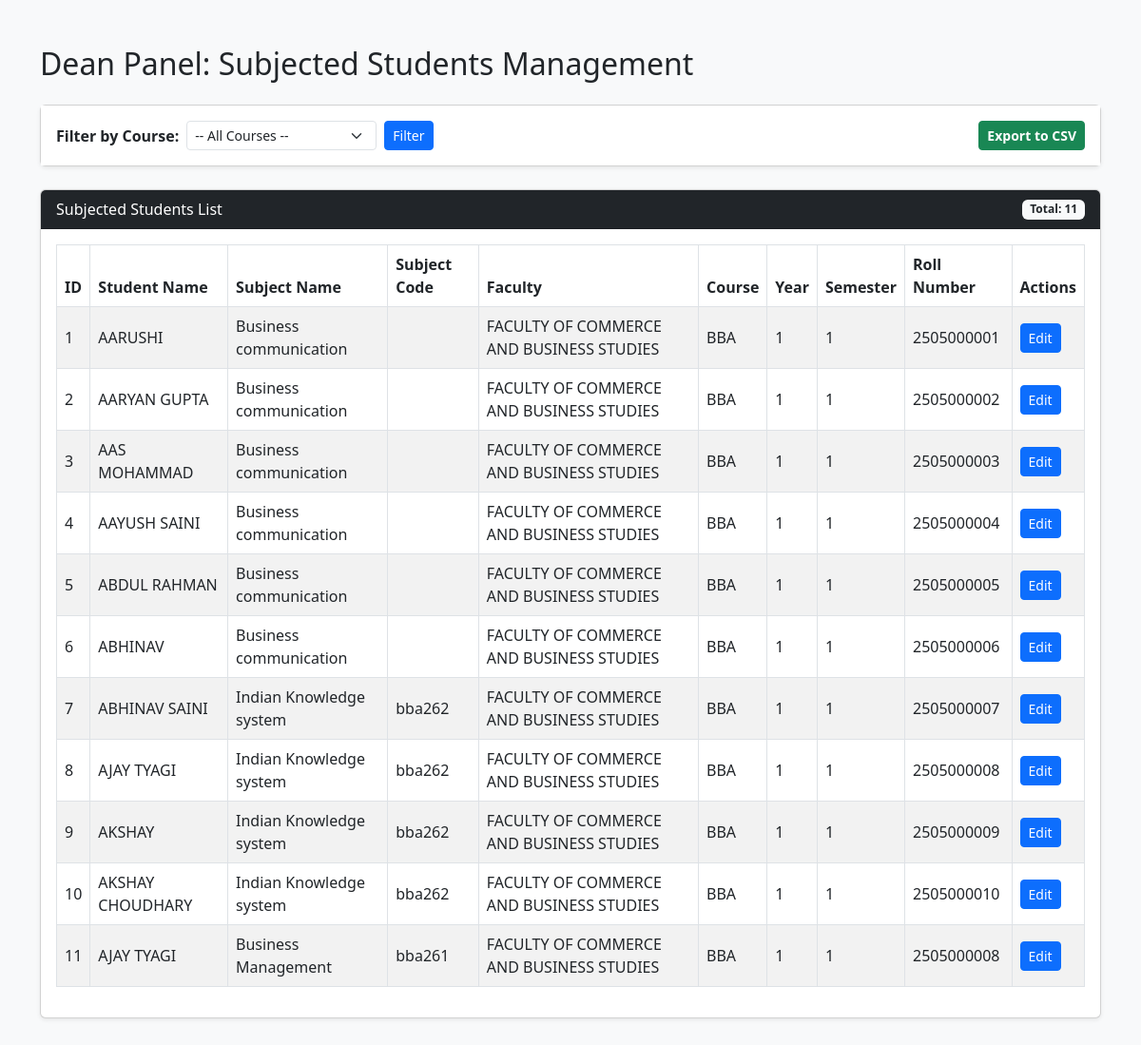
Before: /dean/dean_subjected_students.php with the older database file.
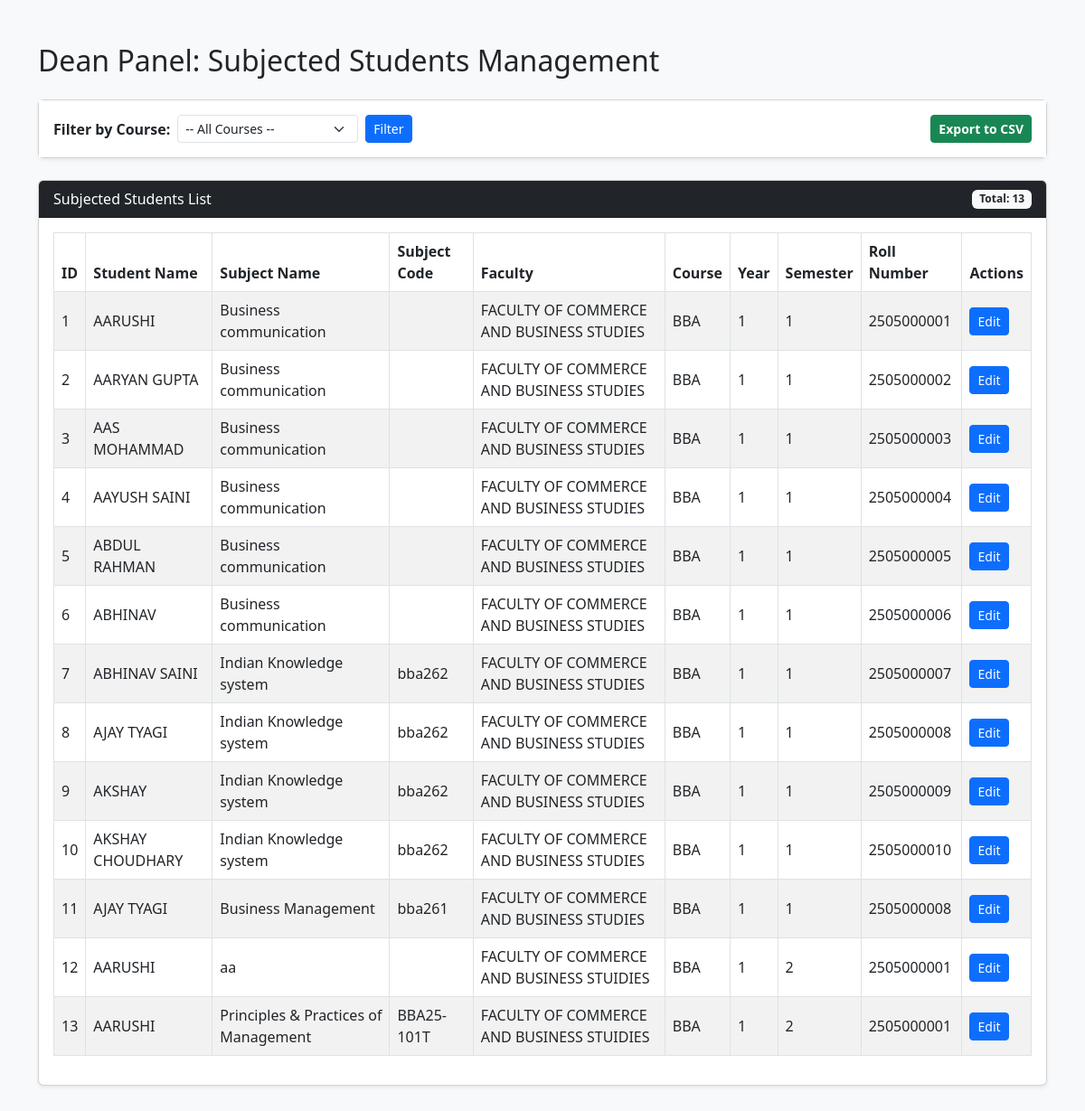
After: the same page with the newer database file.
### tables this page shows
CREATE TABLE `subjected_student` (
  `id` int(11) NOT NULL,
  `student_name` varchar(122) NOT NULL,
  `subject_name` varchar(122) NOT NULL,
  `subject_code` varchar(122) NOT NULL,
  `faculty` varchar(122) NOT NULL,
  `course` varchar(122) NOT NULL,
  `year` int(11) NOT NULL,
  `semester` int(11) NOT NULL,
  `roll_number` varchar(50) DEFAULT NULL,
  `enrollment_number` varchar(50) DEFAULT NULL,
  `session` varchar(11) NOT NULL
);

### dean/dean_subjected_students.php (the view, shortened to what this page needs)
<?php
$host = '127.0.0.1';
$dbname = 'mhu-ams';
$username = 'root';
$password = '';
try {
    $pdo = new PDO("mysql:host=$host;dbname=$dbname;charset=utf8mb4", $username, $password);
    $pdo->setAttribute(PDO::ATTR_ERRMODE, PDO::ERRMODE_EXCEPTION);
} catch (PDOException $e) {
    die("Connection failed: " . $e->getMessage());
}
$filter_course = isset($_GET['filter_course']) ? trim($_GET['filter_course']) : '';
$where_clause = "";
$params = [];
$limit = 50;
$page = isset($_GET['page']) && is_numeric($_GET['page']) ? (int)$_GET['page'] : 1;
$offset = ($page - 1) * $limit;
$countStmt = $pdo->prepare("SELECT COUNT(*) FROM subjected_student $where_clause");
$countStmt->execute($params);
$total_records = $countStmt->fetchColumn();
$fetchStmt = $pdo->prepare("SELECT * FROM subjected_student $where_clause LIMIT $limit OFFSET $offset");
$fetchStmt->execute($params);
$students = $fetchStmt->fetchAll(PDO::FETCH_ASSOC);
?>
<!DOCTYPE html>
<html lang="en">
<head>
    <link href="https://cdn.jsdelivr.net/npm/bootstrap@5.3.0/dist/css/bootstrap.min.css" rel="stylesheet">
</head>
<body class="bg-light">
<div class="container my-5">
    <h2 class="mb-4">Dean Panel: Subjected Students Management</h2>
    <div class="card shadow-sm mb-4">
        <div class="card-body bg-white d-flex flex-wrap justify-content-between align-items-center">
            <form method="GET" action="dean_subjected_students.php" class="d-flex align-items-center gap-2 mb-2 mb-md-0">
                <label for="filter_course" class="fw-bold mb-0 text-nowrap">Filter by Course:</label>
                <select name="filter_course" id="filter_course" class="form-select form-select-sm" style="min-width: 200px;">
                    <option value="">-- All Courses --</option>
                </select>
                <button type="submit" class="btn btn-primary btn-sm">Filter</button>
            </form>
            <a href="dean_subjected_students.php?export=1<?= !empty($filter_course) ? '&filter_course=' . urlencode($filter_course) : '' ?>" class="btn btn-success btn-sm fw-bold">
                Export to CSV
            </a>
        </div>
    </div>
    <div class="card shadow-sm">
        <div class="card-header bg-dark text-white d-flex justify-content-between align-items-center">
            <span>Subjected Students List</span>
            <span class="badge bg-light text-dark">Total: <?= $total_records ?></span>
        </div>
        <div class="card-body">
            <div class="table-responsive">
                <table class="table table-bordered table-striped align-middle">
                    <thead>
                        <tr>
                            <th>ID</th>
                            <th>Student Name</th>
                            <th>Subject Name</th>
                            <th>Subject Code</th>
                            <th>Faculty</th>
                            <th>Course</th>
                            <th>Year</th>
                            <th>Semester</th>
                            <th>Roll Number</th>
                            <th>Actions</th>
                        </tr>
                    </thead>
                    <tbody>
                        <?php if (count($students) > 0): ?>
                            <?php foreach ($students as $student): ?>
                                <tr>
                                    <td><?= htmlspecialchars($student['id']) ?></td>
                                    <td><?= htmlspecialchars($student['student_name']) ?></td>
                                    <td><?= htmlspecialchars($student['subject_name']) ?></td>
                                    <td><?= htmlspecialchars($student['subject_code']) ?></td>
                                    <td><?= htmlspecialchars($student['faculty']) ?></td>
                                    <td><?= htmlspecialchars($student['course']) ?></td>
                                    <td><?= htmlspecialchars($student['year']) ?></td>
                                    <td><?= htmlspecialchars($student['semester']) ?></td>
                                    <td><?= htmlspecialchars($student['roll_number']) ?></td>
                                    <td>
                                        <a href="dean_subjected_students.php?edit_id=<?= $student['id'] ?>" class="btn btn-sm btn-primary">Edit</a>
                                    </td>
                                </tr>
                            <?php endforeach; ?>
                        <?php else: ?>
                            <tr>
                                <td colspan="10" class="text-center">No records found.</td>
                            </tr>
                        <?php endif; ?>
                    </tbody>
                </table>
            </div>
        </div>
    </div>
</div>
</body>
</html>

Changed rows visible on the page:
added subjected_student: id "12", student_name "AARUSHI", subject_name "aa", faculty "FACULTY OF COMMERCE AND BUSINESS STUIDIES", course "BBA", year "1", semester "2", roll_number "2505000001"
added subjected_student: id "13", student_name "AARUSHI", subject_name "Principles & Practices of Management", subject_code "BBA25-101T", faculty "FACULTY OF COMMERCE AND BUSINESS STUIDIES", course "BBA", year "1", semester "2", roll_number "2505000001"
Other visible differences:
$total_records: "11" → "13"
